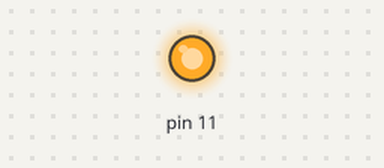
Recording of a program running on a simulated Raspberry Pi (header pin numbers), started with the argument true. Parts: output pins drawn as LEDs (lit = HIGH). What the program prints to the terminal is not drawn. At 0.0 s the program stops and its outputs stay as they are.

Above: at 0.1 s.
Timing chart, 0 to 1.5 s (numbered marks = the images above):
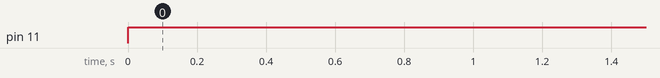

The program:

gpio.py
```python
import sys
import RPi.GPIO as gpio

gpio.setwarnings(False)
gpio.setmode(gpio.BOARD)
gpio.setup(11, gpio.OUT , initial=0)
if sys.argv[1]=='true':
    gpio.output(11,True)
    sys.stdout.write('done')
    print(sys.argv[1])
elif sys.argv[1]=='false':
    gpio.output(11,False)
    sys.stdout.write('done')
    print(sys.argv[1])
```

Measured:
- by itself, pin 11: LOW → HIGH at 0.00 s
